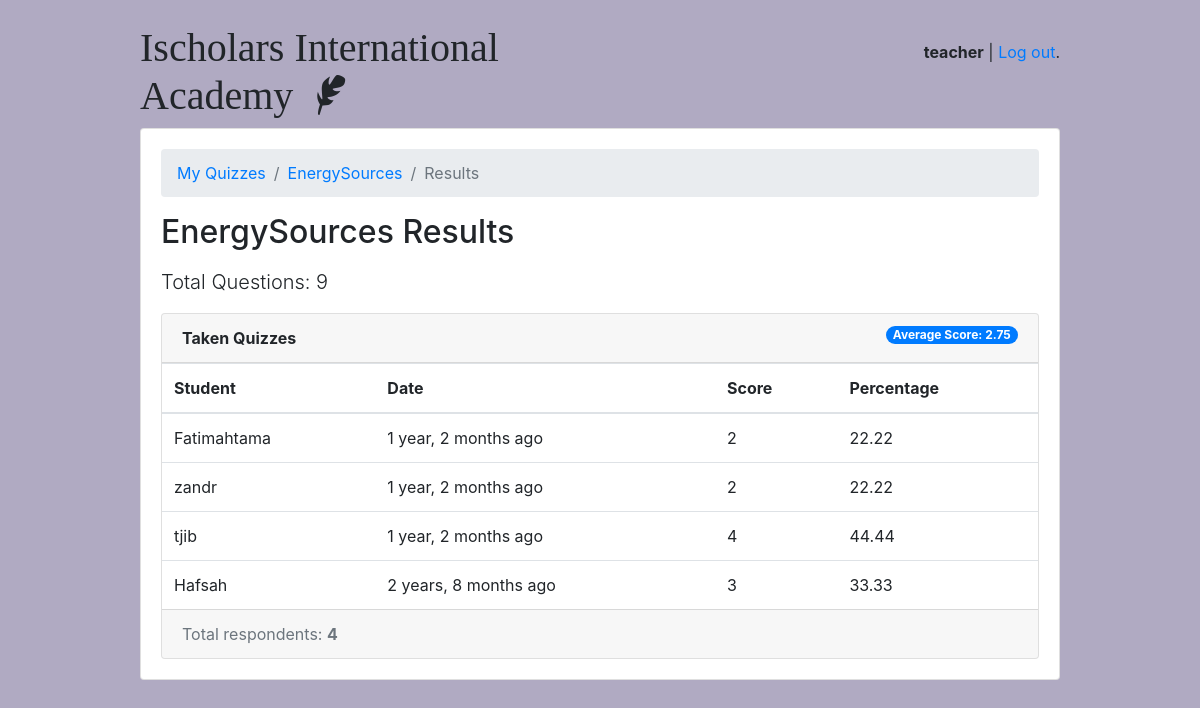
Page /teachers/quiz/2/results/ (signed in) on the committed database.
### classroom/models.py (models this page shows, shortened)
class User(AbstractUser):
    is_student = models.BooleanField(default=False)
    is_teacher = models.BooleanField(default=False)

class Quiz(models.Model):
    owner = models.ForeignKey(User, on_delete=models.CASCADE, related_name='quizzes')
    name = models.CharField(max_length=255)
    subject = models.ForeignKey(Subject, on_delete=models.CASCADE, related_name='quizzes')
    instructions = HTMLField(null = True,blank=True)
    passage = HTMLField(null = True,blank=True)

class TakenQuiz(models.Model):
    student = models.ForeignKey(Student, on_delete=models.CASCADE, related_name='taken_quizzes')
    quiz = models.ForeignKey(Quiz, on_delete=models.CASCADE, related_name='taken_quizzes')
    score = models.IntegerField()
    percentage = models.FloatField()
    date = models.DateTimeField(auto_now_add=True)

class Student(models.Model):
    user = models.OneToOneField(User, on_delete=models.CASCADE, primary_key=True)
    quizzes = models.ManyToManyField(Quiz, through='TakenQuiz')
    score = models.IntegerField(default=0)

### classroom/views/teachers.py (the view)
# urls.py: path('quiz/<int:pk>/results/', teachers.QuizResultsView.as_view(), name='quiz_results'),
@method_decorator([login_required, teacher_required], name='dispatch')
class QuizResultsView(DetailView):
    model = Quiz
    context_object_name = 'quiz'
    template_name = 'classroom/teachers/quiz_results.html'
    def get_context_data(self, **kwargs):
        quiz = self.get_object()
        taken_quizzes = quiz.taken_quizzes.select_related('student__user').order_by('-date')
        total_taken_quizzes = taken_quizzes.count()
        quiz_score = quiz.taken_quizzes.aggregate(average_score=Avg('score'))
        extra_context = {
            'taken_quizzes': taken_quizzes,
            'total_taken_quizzes': total_taken_quizzes,
            'quiz_score': quiz_score,
            'total_questions':quiz.questions.count()
        }
        kwargs.update(extra_context)
        return super().get_context_data(**kwargs)
    def get_queryset(self):
        return self.request.user.quizzes.all()

### classroom/templates/classroom/teachers/quiz_results.html
{% extends 'base.html' %}
{% load crispy_forms_tags humanize %}
{% block content %}
  <nav aria-label="breadcrumb">
    <ol class="breadcrumb">
      <li class="breadcrumb-item"><a href="{% url 'teachers:quiz_change_list' %}">My Quizzes</a></li>
      <li class="breadcrumb-item"><a href="{% url 'teachers:quiz_change' quiz.pk %}">{{ quiz.name }}</a></li>
      <li class="breadcrumb-item active" aria-current="page">Results</li>
    </ol>
  </nav>
  <h2 class="mb-3">{{ quiz.name }} Results</h2>
  <p class="lead">Total Questions: {{total_questions}}</p>
  <div class="card">
    <div class="card-header">
      <strong>Taken Quizzes</strong>
      <span class="badge badge-pill badge-primary float-right">Average Score: {{ quiz_score.average_score|default_if_none:0.0|floatformat:2 }}</span>
    </div>
    <table class="table mb-0">
      <thead>
        <tr>
          <th>Student</th>
          <th>Date</th>
          <th>Score</th>
          <th>Percentage</th>
        </tr>
      </thead>
      <tbody>
        {% for taken_quiz in taken_quizzes %}
          <tr>
            <td>{{ taken_quiz.student.user.username }}</td>
            <td>{{ taken_quiz.date|naturaltime }}</td>
            <td>{{ taken_quiz.score }}</td>
            <td>{{ taken_quiz.percentage }}</td>
          </tr>
        {% endfor %}
      </tbody>
    </table>
    <div class="card-footer text-muted">
      Total respondents: <strong>{{ total_taken_quizzes }}</strong>
    </div>
  </div>
{% endblock %}

### templates/base.html (shortened to what this page needs)
{% load static %}<!doctype html>
<html lang="en">
  <head>
    <link rel="stylesheet" href="{% static 'css/bootstrap.min.css' %}">
    <link rel="stylesheet" type="text/css" href="{% static 'vendor/fontello-2f186091/css/fontello.css' %}">
    <link rel="stylesheet" type="text/css" href="{% static 'css/app.css' %}">
    {% if user.is_authenticated and user.is_teacher %}
      <link rel="stylesheet" type="text/css" href="{% static 'css/teachers.css' %}">
    {% else %}
      <link rel="stylesheet" type="text/css" href="{% static 'css/students.css' %}">
    {% endif %}
  </head>
  <body>
    <div class="container my-4">
      <div class="row justify-content-center">
        <div class="col-md-10 col-sm-12">
          <div class="row">
            <div class="col-6">
              <h1 class="logo">
                <a href="{% url 'home' %}">
                  Ischolars International Academy
                  {% if user.is_authenticated %}
                    {% if user.is_teacher %}
                      <span class="icon-feather" data-toggle="tooltip" data-placement="right" title="Teacher profile"></span>
                    {% else %}
                      <span class="icon-graduation-cap" data-toggle="tooltip" data-placement="right" title="Student profile"></span>
                    {% endif %}
                  {% endif %}
                </a>
              </h1>
            </div>
            <div class="col-6 text-right">
              {% if user.is_authenticated %}
                <p class="pt-3"><strong>{{ user.username }}{% if user.is_student %} - {{user.student.score}}{% endif %}</strong> | <a href="{% url 'logout' %}">Log out</a>.</p>
              {% else %}
                <a href="{% url 'login' %}" class="btn btn-light" role="button">Log in</a>
                <a href="{% url 'signup' %}" class="btn btn-primary" role="button">Sign up</a>
              {% endif %}
            </div>
          </div>
          <div class="card mb-3">
            <div class="card-body">
              {% block content %}
              {% endblock %}
            </div>
          </div>
        </div>
      </div>
    </div>
  </body>
</html>

### static/css/app.css (style rules this page uses)
.logo { font-family: 'Clicker Script', cursive; }
.logo a { color: #212529; text-decoration: none; }

### static/css/teachers.css (style rules this page uses)
body { background-color: #b0aac2; }

### rows in the picture
User: username "teacher"
Quiz: name "EnergySources"
TakenQuiz: student.user.username "Fatimahtama", date "1 year, 2 months ago", score "2", percentage "22.22"
TakenQuiz: student.user.username "zandr", date "1 year, 2 months ago", score "2", percentage "22.22"
TakenQuiz: student.user.username "tjib", date "1 year, 2 months ago", score "4", percentage "44.44"
TakenQuiz: student.user.username "Hafsah", date "2 years, 8 months ago", score "3", percentage "33.33"

### other values in the picture
{{ total_questions }} "9"
{{ quiz_score.average_score|default_if_none:0.0|floatformat:2 }} "2.75"
{{ total_taken_quizzes }} "4"
